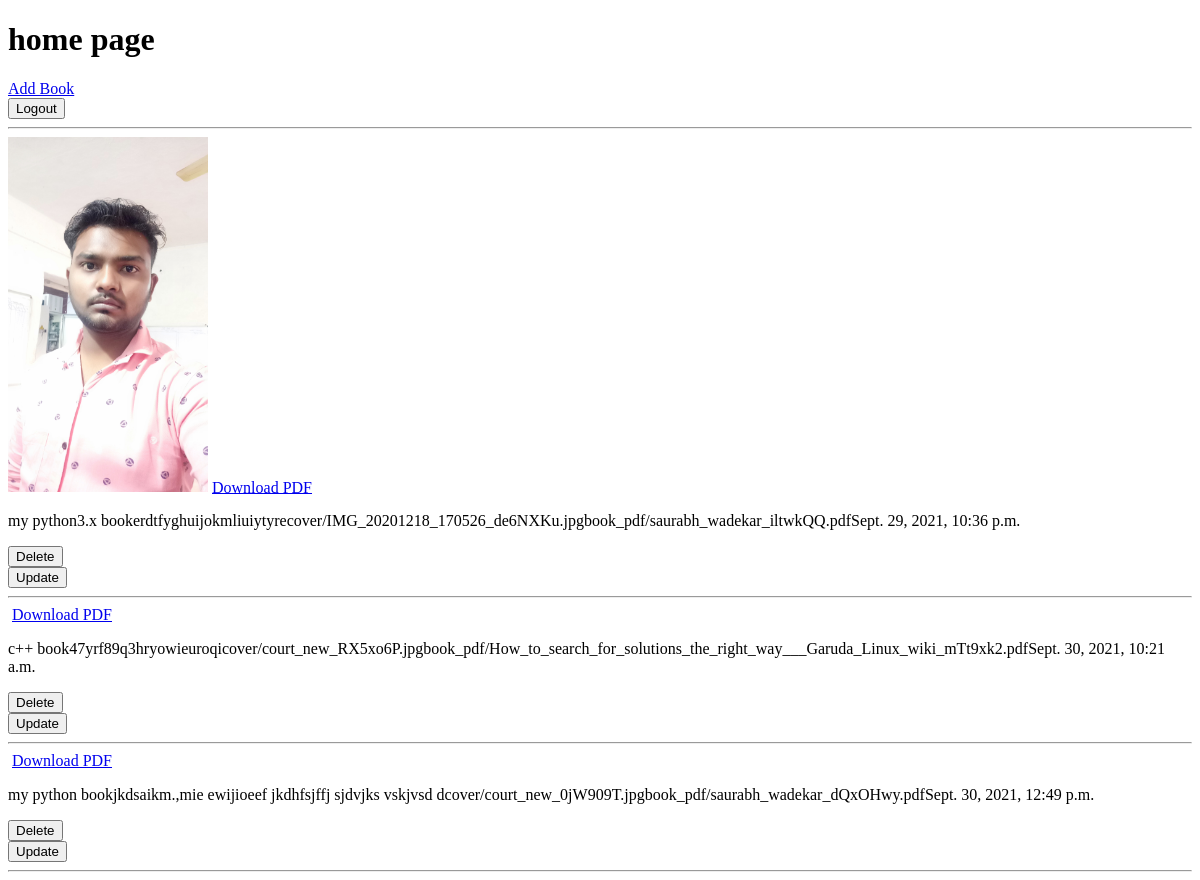
The app's page / (signed in), older data.
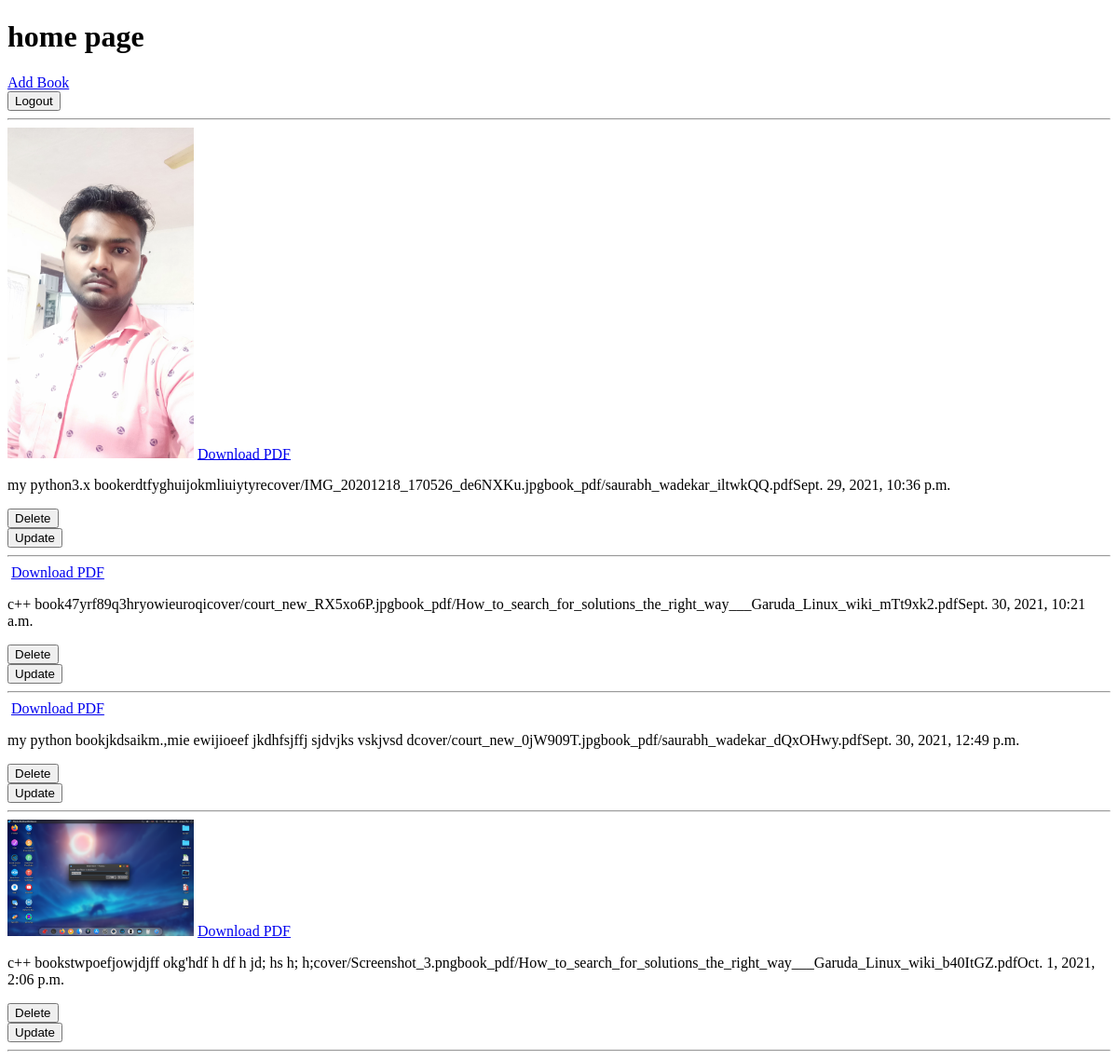
The same page, newer data.
### app/models.py (models this page shows)
class Book(models.Model):
    title = models.CharField("Title",max_length=100)
    info = models.CharField("Info",max_length=500)
    cover = models.ImageField("Cover",upload_to = "cover")
    book_pdf = models.FileField("Book_PDF",upload_to="book_pdf",validators=[validators.FileExtensionValidator(["pdf"]),])
    datetime = models.DateTimeField("DateTime",auto_now_add=True)

### app/views.py (the view)
# urls.py: path("",views.home),
def home(request):
    if request.user.is_authenticated == False:
        return HttpResponseRedirect("/login-aucount/")
    data = Book.objects.all()
    dict_data = {
        "data":data,
    }
    return render(request,"home.html",dict_data)

### app/templates/home.html (shortened to what this page needs)
<!DOCTYPE html>
<html lang="en">
<head>
</head>
<body>
    <h1>home page</h1>
    <a href="{% url 'addbook' %}">Add Book</a>
    <form action="{% url 'logoutaucont' %}" method="post">
    <button type="submit">Logout</button>
    </form>
    <hr>
    {% for i in data %}
        <img src="media/{{i.cover}}" heigth=200 width=200 alt="">
        <a href="media/{{i.book_pdf}}">Download PDF</a>
        <p>{{i.title}}{{i.info}}{{i.cover}}{{i.book_pdf}}{{i.datetime}}</p>
        <form action="{% url 'deletebook' i.id %}" method="post">
        <button type="submit">Delete</button>
        </form>
        <form action="{% url 'updatebook' i.id %}" method="get">
        <button type="submit">Update</button>
        </form>
        <hr>
    {% endfor %}
</body>
</html>

Row changes from the older to the newer data that the page shows:
added Book: cover (picture), title "c++ books", info "twpoefjowjdjff okg'hdf h df h jd; hs h; h;", cover "cover/Screenshot_3.png", book_pdf "book_pdf/How_to_search_for_solutions_the_right_way___Garuda_Linux_wiki_b40ItGZ.pdf", datetime "Oct. 1, 2021, 2:06 p.m."
